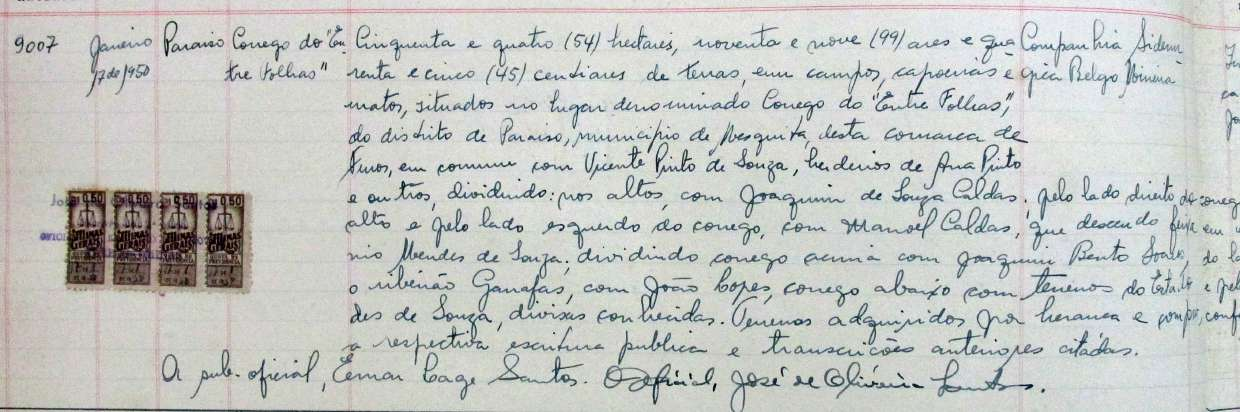
#> input picture documentos_cartorio/imagens/9007_1_img-000.jpg, 1240 x 412 px
$ python _zooms3.py
#> lines starting #> are read from the running program, lines starting #| are printed output that depends on the picture
from PIL import Image
from pathlib import Path
img = Image.open('imagens/9007_1_img-000.jpg')
#> img is the input picture: PIL image 1240x412 RGB; mean R, G, B 197.1, 199.4, 196.3
OUT = Path('imagens')
def zoom(box, name, factor=5):
#> called with box = (110, 295, 380, 345), name = 'ribeirao_v2', factor = 5
    c = img.crop(box)
    c.resize((c.size[0]*factor, c.size[1]*factor), Image.LANCZOS).save(OUT / f'z3_{name}.jpg', quality=92)

# Try the ribeirao text properly. Looking at the grid, it's around y=305-340
zoom((110, 295, 380, 345), 'ribeirao_v2')
# Line 8 (rio Mendes) y~275-315 x=150-1240
zoom((130, 270, 1240, 320), 'linha8_rio_mendes')
#> call 2 of zoom, with box = (130, 270, 1240, 320), name = 'linha8_rio_mendes', factor = 5
#> in zoom (call 2), `c.resize((c.size[0]*factor, c.size[1]*factor), Image.LANCZOS).save(OUT..`:
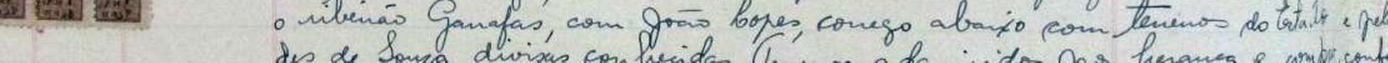
#> saved as z3_linha8_rio_mendes.jpg: PIL image 5550x250 RGB (shown at 1/4 size); mean R, G, B 191, 195.1, 191.3
# Line 9 (ribeirao Ganafas) y~300-340
zoom((130, 295, 1240, 345), 'linha9_ganafas')
#> call 3 of zoom, with box = (130, 295, 1240, 345), name = 'linha9_ganafas', factor = 5
#> in zoom (call 3), `c.resize((c.size[0]*factor, c.size[1]*factor), Image.LANCZOS).save(OUT..`:
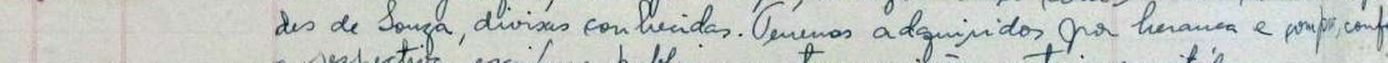
#> saved as z3_linha9_ganafas.jpg: PIL image 5550x250 RGB (shown at 1/4 size); mean R, G, B 196.9, 201.6, 197.2
# Line 10 (des de Souza) y~325-365
zoom((130, 320, 1240, 365), 'linha10')
# Line 11 (escritura publica) y~345-385
zoom((130, 345, 1240, 390), 'linha11')
#> in zoom (call 5), `c.resize((c.size[0]*factor, c.size[1]*factor), Image.LANCZOS).save(OUT..`:
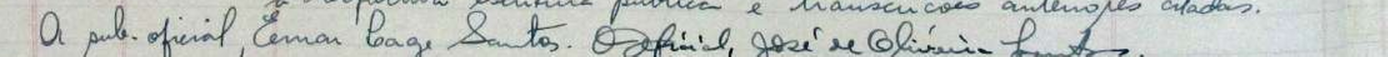
#> saved as z3_linha11.jpg: PIL image 5550x225 RGB (shown at 1/4 size); mean R, G, B 190.7, 195.7, 191.6
# Signature line y~375-412
zoom((130, 370, 1240, 412), 'linha_sig')
#> in zoom (call 6), `c.resize((c.size[0]*factor, c.size[1]*factor), Image.LANCZOS).save(OUT..`:
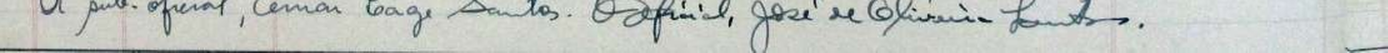
#> saved as z3_linha_sig.jpg: PIL image 5550x210 RGB (shown at 1/4 size); mean R, G, B 193.8, 198, 193.4
# Just the date
zoom((90, 50, 200, 95), 'data_only')
#> in zoom (call 7), `c.resize((c.size[0]*factor, c.size[1]*factor), Image.LANCZOS).save(OUT..`:
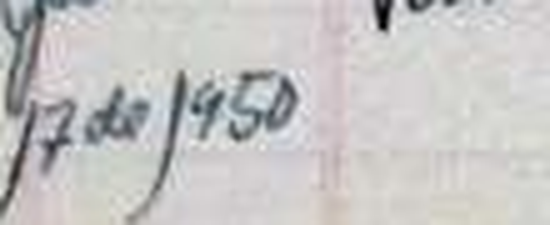
#> saved as z3_data_only.jpg: PIL image 550x225 RGB; mean R, G, B 198.1, 196.8, 196
# Number column wider
zoom((10, 30, 150, 100), 'num_only')
#> in zoom (call 8), `c = img.crop(box)`:
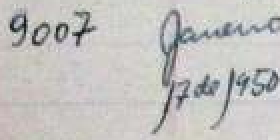
#> c: PIL image 140x70 RGB (shown 2 times larger); mean R, G, B 194.9, 193.5, 191.4
#> in zoom (call 8), `c.resize((c.size[0]*factor, c.size[1]*factor), Image.LANCZOS).save(OUT..`:
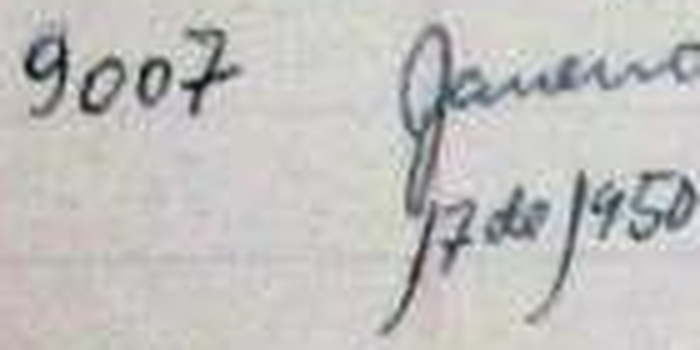
#> saved as z3_num_only.jpg: PIL image 700x350 RGB; mean R, G, B 194.9, 193.5, 191.4

print('OK')

$ run again, with documentos_cartorio/imagens/8539_1_img-000.jpg copied over documentos_cartorio/imagens/9007_1_img-000.jpg
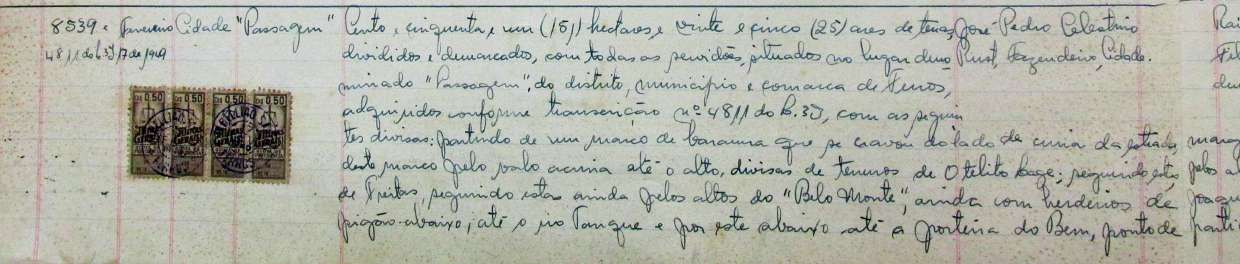
#> input picture documentos_cartorio/imagens/8539_1_img-000.jpg, 1240 x 264 px
#> img is the input picture: PIL image 1240x264 RGB; mean R, G, B 178.1, 179.6, 169.4
#> c: PIL image 270x50 RGB; every value is 0
#> c: PIL image 1110x50 RGB; every value is 0
#> c: PIL image 1110x45 RGB; every value is 0
#> c: PIL image 1110x42 RGB; every value is 0
#> c: PIL image 110x45 RGB
#> in zoom (call 7), `c.resize((c.size[0]*factor, c.size[1]*factor), Image.LANCZOS).save(OUT..`:
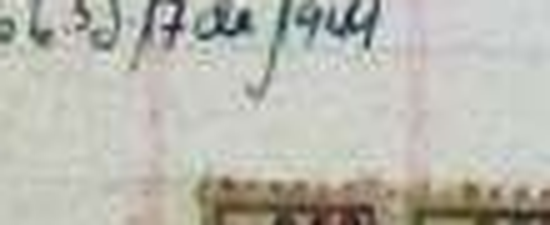
#> saved as z3_data_only.jpg: PIL image 550x225 RGB; mean R, G, B 185.6, 185.1, 176.1
#> c: PIL image 140x70 RGB
#> in zoom (call 8), `c.resize((c.size[0]*factor, c.size[1]*factor), Image.LANCZOS).save(OUT..`:
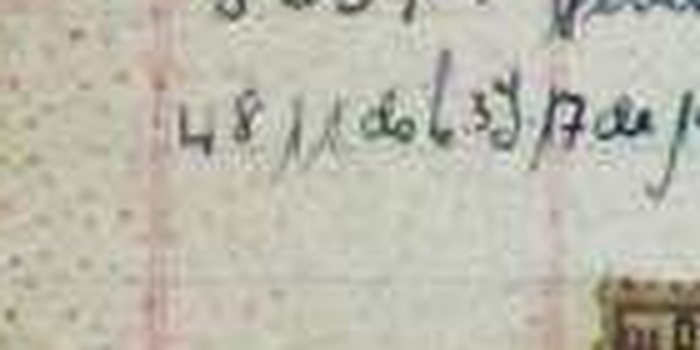
#> saved as z3_num_only.jpg: PIL image 700x350 RGB; mean R, G, B 189.4, 186.9, 174.7

$ run again, with documentos_cartorio/imagens/8539_2_img-000.jpg copied over documentos_cartorio/imagens/9007_1_img-000.jpg
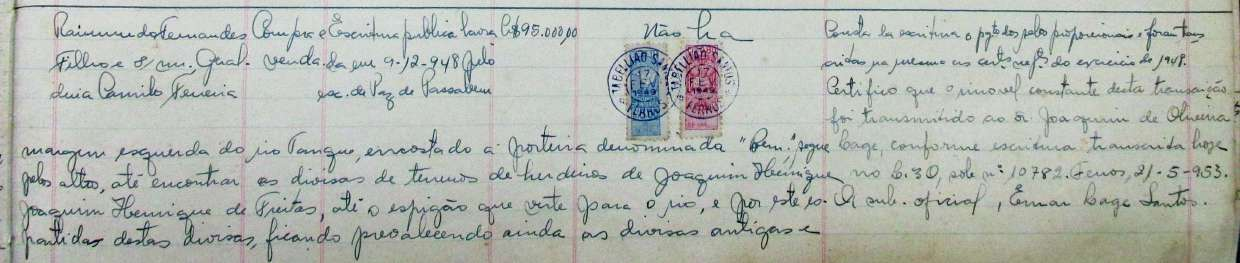
#> input picture documentos_cartorio/imagens/8539_2_img-000.jpg, 1240 x 263 px
#> img is the input picture: PIL image 1240x263 RGB; mean R, G, B 179, 183.9, 177.1
#> c: PIL image 270x50 RGB; every value is 0
#> c: PIL image 1110x50 RGB; every value is 0
#> c: PIL image 1110x45 RGB; every value is 0
#> c: PIL image 1110x42 RGB; every value is 0
#> c: PIL image 110x45 RGB
#> in zoom (call 7), `c.resize((c.size[0]*factor, c.size[1]*factor), Image.LANCZOS).save(OUT..`:
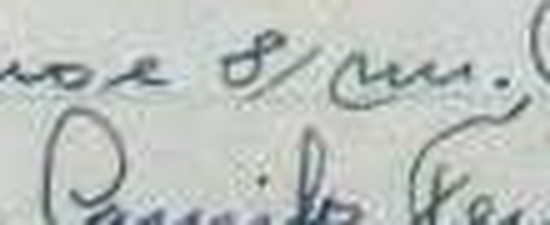
#> saved as z3_data_only.jpg: PIL image 550x225 RGB; mean R, G, B 187.6, 193.8, 189.9
#> c: PIL image 140x70 RGB
#> in zoom (call 8), `c.resize((c.size[0]*factor, c.size[1]*factor), Image.LANCZOS).save(OUT..`:
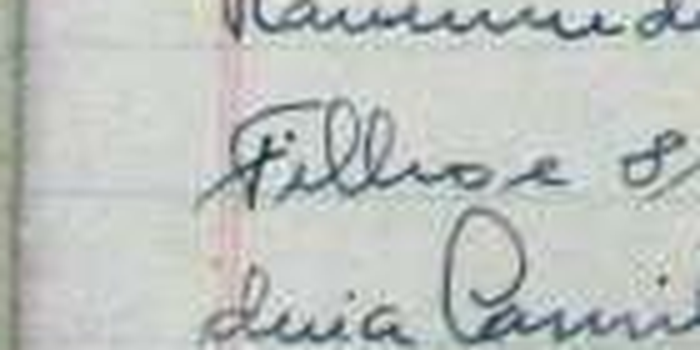
#> saved as z3_num_only.jpg: PIL image 700x350 RGB; mean R, G, B 189.4, 194.2, 190.8

$ run again, with documentos_cartorio/imagens/8539_3_img-000.jpg copied over documentos_cartorio/imagens/9007_1_img-000.jpg
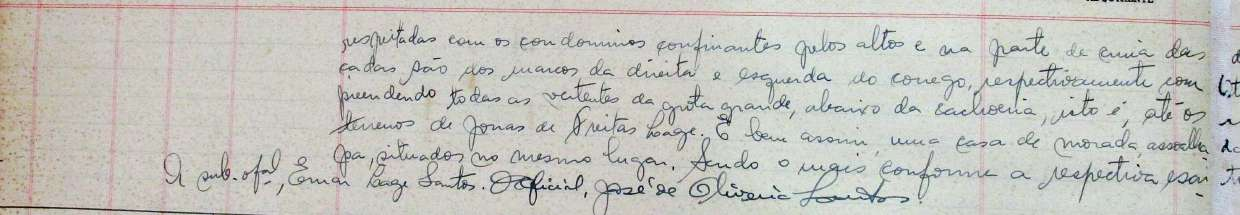
#> input picture documentos_cartorio/imagens/8539_3_img-000.jpg, 1240 x 215 px
#> img is the input picture: PIL image 1240x215 RGB; mean R, G, B 196.7, 196.1, 190.4
#> c: PIL image 270x50 RGB; every value is 0
#> c: PIL image 1110x50 RGB; every value is 0
#> c: PIL image 1110x45 RGB; every value is 0
#> c: PIL image 1110x42 RGB; every value is 0
#> c: PIL image 110x45 RGB
#> in zoom (call 8), `c = img.crop(box)`:
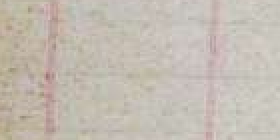
#> c: PIL image 140x70 RGB (shown 2 times larger); mean R, G, B 196.4, 188.6, 178.8
